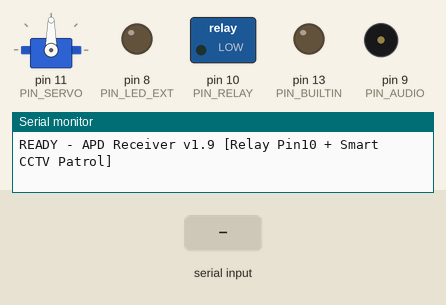
Simulated run of this sketch. Board: Arduino Uno, built with avr-gcc and run on an emulated ATmega328P. Parts: servo, switched loads named in the sketch (green lamp = pin HIGH), output pins drawn as LEDs (lit = HIGH), buzzer (waves = sounding), the last lines printed to the serial monitor. Dashed ring = blinking. The inputs (shaded band) are chosen by the test bench.

Above: at 1.5 s.
1.6 s: "1" received over Serial
At 2.2 s:
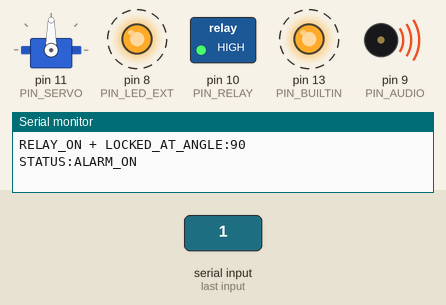
4.6 s: "T" received over Serial
At 5.3 s:
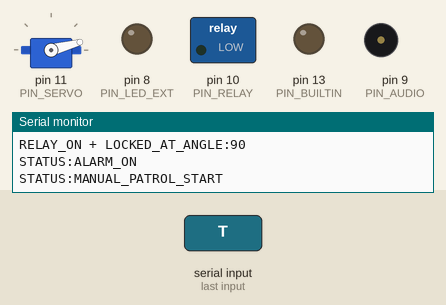
7.6 s: "R" received over Serial
At 8.3 s:
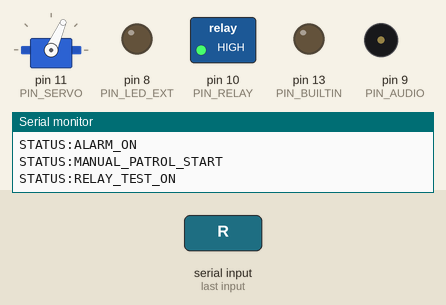
9.1 s: "A" received over Serial
At 11.2 s:
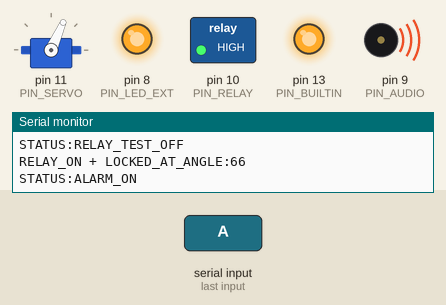
12.1 s: "t" received over Serial
At 13.0 s:
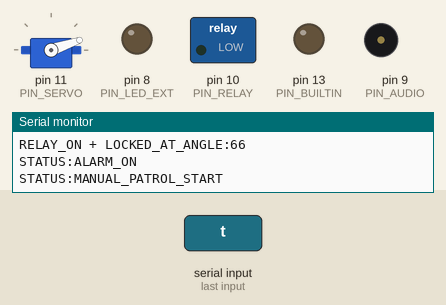
15.1 s: "r" received over Serial
At 16.4 s:
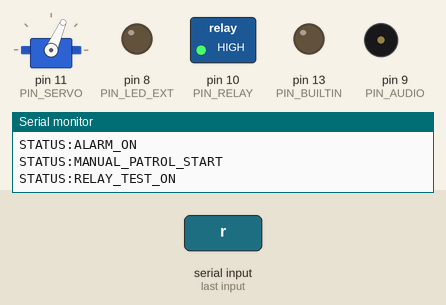
Timing chart, 0 to 21.1 s (numbered marks = the images above; inputs shaded):
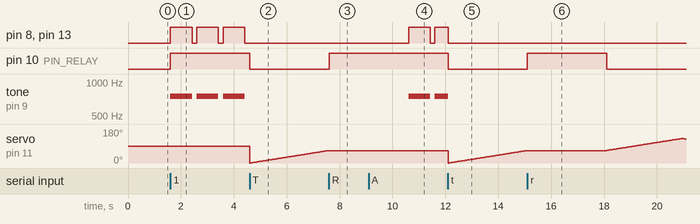

The sketch:

apd_receiver.ino
```cpp
/*
 * Proyek: Sensor Pengecek Siap APD
 * File: apd_receiver.ino
 * Versi: 1.9 - Relay 1 Channel di Pin 10 (Kendali Daya TPA3110 12V)
 *
 * Perilaku Sistem:
 *   1. POSISI NORMAL (IDLE):
 *      - Relay OFF (Pin 10 LOW) -> TPA3110 tidak mendapat daya -> senyap
 *      - Servo diam di 90 derajat.
 *      - Timer 1 menit mulai menghitung mundur.
 *
 *   2. PATROLI (SETIAP 1 MENIT):
 *      - Relay masih OFF.
 *      - Servo berputar perlahan 0 - 130 derajat.
 *
 *   3. TARGET TERDETEKSI TANPA APD (PERINTAH '1'):
 *      - Relay ON (Pin 10 HIGH) -> NO menutup -> 12V masuk TPA3110 -> speaker bunyi!
 *      - Servo LANGSUNG BERHENTI / MENGUNCI.
 *      - Alarm TOA "TEET!" (750Hz) + LED Pin 8 kedip sinkron.
 *
 *   4. APD DIPASANG / ORANG PERGI (PERINTAH '0'):
 *      - Relay OFF (Pin 10 LOW) -> TPA3110 mati total -> senyap.
 *      - LED langsung mati.
 *      - Servo halus balik ke 90 derajat.
 *      - Timer 1 menit di-reset.
 *
 * Catatan Relay:
 *   - Modul relay 1ch umumnya ACTIVE HIGH (HIGH = relay aktif / NO menutup)
 *   - Jika relay kamu ACTIVE LOW (nyala saat LOW), tukar RELAY_AKTIF & RELAY_MATI di bawah
 */

#include <Servo.h>

// === Konfigurasi Pin ===
const int PIN_RELAY   = 10;  // IN relay 1 channel -> COM ke 12V, NO ke VCC TPA3110
const int PIN_AUDIO   = 9;   // Audio tone ke pin R TPA3110
const int PIN_LED_EXT = 8;   // LED Indikator 3V (via Resistor 1k)
const int PIN_SERVO   = 11;  // Signal Oranye Servo SG90
const int PIN_BUILTIN = 13;  // LED internal Arduino

// === Konfigurasi Relay ===
// Ganti HIGH <-> LOW jika relay kamu Active Low (kebanyakan modul relay China aktif LOW)
const int RELAY_AKTIF = HIGH; // Relay ON  -> NO menutup  -> TPA3110 DAPAT DAYA
const int RELAY_MATI  = LOW;  // Relay OFF -> NO terbuka  -> TPA3110 MATI TOTAL

// === Konfigurasi Servo SG90 ===
Servo cctvServo;
const int SUDUT_NORMAL = 90;
const int SUDUT_MIN    = 0;
const int SUDUT_MAX    = 130;

int servoAngle      = SUDUT_NORMAL;
int patrolDirection = 1; // +1 = arah ke 130, -1 = arah ke 0
unsigned long prevPatrolStepMillis = 0;
const int PATROL_STEP_DELAY = 45; // ms per 1 derajat (lebih besar = lebih lambat & kamera lebih stabil)

// === Timer Patroli (1 Menit) ===
const unsigned long PATROL_INTERVAL = 60000UL;
unsigned long lastIdleTimer = 0;

// === State Machine Sistem ===
enum SystemState {
  STATE_IDLE_STANDBY, // Diam di 90°, tunggu 1 menit
  STATE_PATROLLING,   // Sedang putar 0° - 130° cari orang
  STATE_LOCKED_ALARM  // Kunci sudut, relay ON, alarm + LED kedip
};
SystemState currentState = STATE_IDLE_STANDBY;

// === Pola Horn TOA ===
// {frekuensi Hz (0 = hening), durasi ms}
const int SIRINE[][2] = {
  { 750, 180 }, // Nada klakson TOA 180ms -> Relay sudah ON, speaker berbunyi, LED NYALA
  {   0, 820 }  // Hening 820ms             -> Suara off, LED MATI (relay tetap ON)
};
const int TOTAL_STEP = 2;
unsigned long prevAlarmMillis = 0;
int sirineStep = 0;

// Nyalakan suara + kedip LED (Relay sudah harus ON sebelum ini dipanggil)
void playSound(int freq) {
  if (freq > 0) {
    tone(PIN_AUDIO, freq);
    digitalWrite(PIN_LED_EXT, HIGH);
    digitalWrite(PIN_BUILTIN, HIGH);
  } else {
    noTone(PIN_AUDIO);
    digitalWrite(PIN_AUDIO, LOW);
    digitalWrite(PIN_LED_EXT, LOW);
    digitalWrite(PIN_BUILTIN, LOW);
  }
}

// Matikan suara dan LED (Relay terpisah diatur di tempat lain)
void stopSound() {
  noTone(PIN_AUDIO);
  digitalWrite(PIN_AUDIO, LOW);
  digitalWrite(PIN_LED_EXT, LOW);
  digitalWrite(PIN_BUILTIN, LOW);
}

// Relay ON: TPA3110 mendapat daya 12V
void relayOn() {
  digitalWrite(PIN_RELAY, RELAY_AKTIF);
}

// Relay OFF: TPA3110 mati total (tidak ada suara dengung sama sekali)
void relayOff() {
  stopSound();
  digitalWrite(PIN_RELAY, RELAY_MATI);
}

// Servo halus kembali ke 90 derajat
void returnToNormalPosition() {
  while (servoAngle != SUDUT_NORMAL) {
    if (servoAngle < SUDUT_NORMAL) servoAngle++;
    else servoAngle--;
    cctvServo.write(servoAngle);
    delay(20);
  }
}

void setup() {
  pinMode(PIN_RELAY,   OUTPUT);
  pinMode(PIN_AUDIO,   OUTPUT);
  pinMode(PIN_LED_EXT, OUTPUT);
  pinMode(PIN_BUILTIN, OUTPUT);

  // Kondisi awal: semua mati
  relayOff();

  cctvServo.attach(PIN_SERVO);
  servoAngle = SUDUT_NORMAL;
  cctvServo.write(servoAngle);

  Serial.begin(9600);
  delay(300);
  lastIdleTimer = millis();
  Serial.println("READY - APD Receiver v1.9 [Relay Pin10 + Smart CCTV Patrol]");
}

void loop() {
  unsigned long currentMillis = millis();

  // ============================================================
  // 1. TERIMA PERINTAH DARI PYTHON VIA SERIAL
  // ============================================================
  if (Serial.available() > 0) {
    char cmd = Serial.read();

    if (cmd == '1' || cmd == 'A') {
      // PELANGGARAN APD TERDETEKSI:
      // Relay ON (TPA3110 mendapat daya), kunci servo, mulai alarm
      relayOn();
      currentState = STATE_LOCKED_ALARM;
      sirineStep = 0;
      prevAlarmMillis = 0;
      Serial.print("RELAY_ON + LOCKED_AT_ANGLE:");
      Serial.println(servoAngle);
      Serial.println("STATUS:ALARM_ON");

    } else if (cmd == '0' || cmd == 'S') {
      // APD LENGKAP / ORANG PERGI:
      // Relay OFF (TPA3110 mati total), servo kembali ke 90, reset timer
      relayOff();
      returnToNormalPosition();
      currentState = STATE_IDLE_STANDBY;
      lastIdleTimer = millis();
      Serial.println("STATUS:SAFE_RELAY_OFF_RETURN_90");

    } else if (cmd == 'T' || cmd == 't') {
      // Paksa patroli sekarang (tanpa nunggu 1 menit - untuk tes cepat)
      relayOff();
      currentState = STATE_PATROLLING;
      servoAngle = SUDUT_MIN;
      patrolDirection = 1;
      cctvServo.write(servoAngle);
      prevPatrolStepMillis = currentMillis;
      Serial.println("STATUS:MANUAL_PATROL_START");

    } else if (cmd == 'R' || cmd == 'r') {
      // Tes relay saja (untuk keperluan diagnosa)
      relayOn();
      Serial.println("STATUS:RELAY_TEST_ON");
      delay(3000);
      relayOff();
      Serial.println("STATUS:RELAY_TEST_OFF");
    }
  }

  // ============================================================
  // 2. LOGIKA STATE MACHINE
  // ============================================================

  // STATE A: IDLE STANDBY (90 derajat, menunggu 1 menit)
  if (currentState == STATE_IDLE_STANDBY) {
    if (currentMillis - lastIdleTimer >= PATROL_INTERVAL) {
      currentState = STATE_PATROLLING;
      servoAngle = SUDUT_MIN;
      patrolDirection = 1;
      cctvServo.write(servoAngle);
      prevPatrolStepMillis = currentMillis;
      Serial.println("STATUS:PATROL_AUTO_START");
    }
  }

  // STATE B: PATROLLING (0 - 130 derajat memindai)
  else if (currentState == STATE_PATROLLING) {
    if (currentMillis - prevPatrolStepMillis >= (unsigned long)PATROL_STEP_DELAY) {
      prevPatrolStepMillis = currentMillis;
      servoAngle += patrolDirection;
      cctvServo.write(servoAngle);

      if (servoAngle >= SUDUT_MAX) {
        patrolDirection = -1;
      } else if (servoAngle <= SUDUT_MIN && patrolDirection == -1) {
        // Selesai 1 siklus patroli, kembali ke 90 dan tunggu 1 menit lagi
        returnToNormalPosition();
        currentState = STATE_IDLE_STANDBY;
        lastIdleTimer = millis();
        Serial.println("STATUS:PATROL_DONE_RESET_1_MIN");
      }
    }
  }

  // STATE C: LOCKED ALARM (Relay ON, Servo kunci, Horn TOA + LED kedip)
  else if (currentState == STATE_LOCKED_ALARM) {
    int durasi = SIRINE[sirineStep][1];
    if (currentMillis - prevAlarmMillis >= (unsigned long)durasi) {
      prevAlarmMillis = currentMillis;
      playSound(SIRINE[sirineStep][0]);
      sirineStep = (sirineStep + 1) % TOTAL_STEP;
    }
  }
}
```

Measured:
- after the input at 1.6 s, pin 8 (PIN_LED_EXT), pin 13 (PIN_BUILTIN): alternates HIGH for 0.82 s and LOW for 0.18 s, starting at once; pin 10 (PIN_RELAY): LOW → HIGH at once; tone on pin 9 (PIN_AUDIO): alternates 750 Hz for 0.82 s and silent for 0.18 s, starting at once
- after the input at 4.6 s, pin 8 (PIN_LED_EXT), pin 13 (PIN_BUILTIN): stops changing and stays LOW; pin 10 (PIN_RELAY): HIGH → LOW at once; tone on pin 9 (PIN_AUDIO): stops changing and stays silent
- after the input at 7.6 s, pin 10 (PIN_RELAY): LOW → HIGH at once; servo on pin 11 (PIN_SERVO): stays 66° (without the input it goes to 67° after 0.02 s)
- after the input at 9.1 s, pin 8 (PIN_LED_EXT): LOW → HIGH after 1.5 s, → LOW 0.81 s later, → HIGH 0.18 s later; pin 10 (PIN_RELAY): stays HIGH (without the input it goes to LOW after 1.5 s)
- after the input at 12.1 s, pin 10 (PIN_RELAY): HIGH → LOW at once
- after the input at 15.1 s, pin 10 (PIN_RELAY): LOW → HIGH at once, → LOW 3.0 s later
